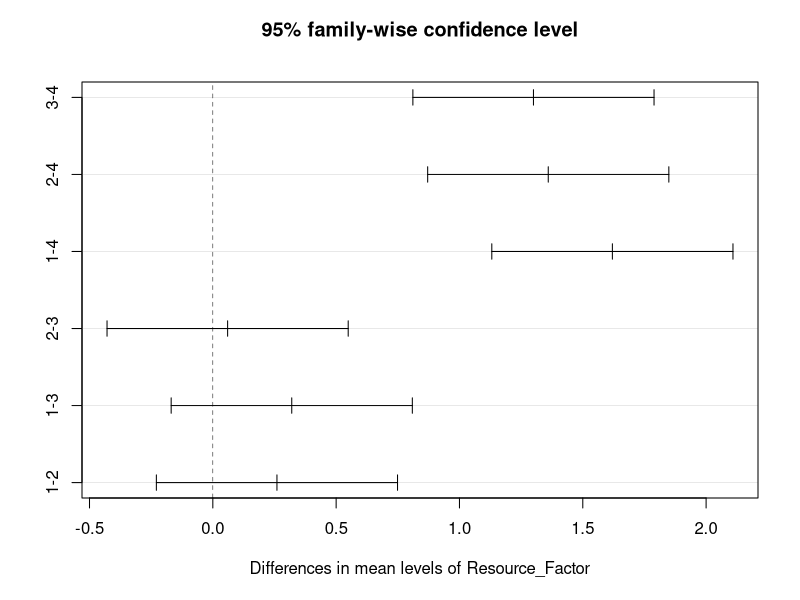
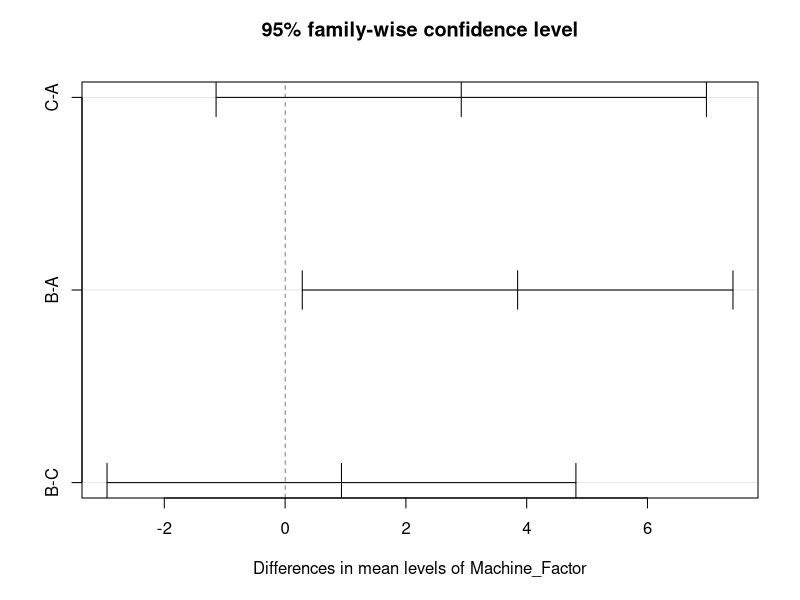
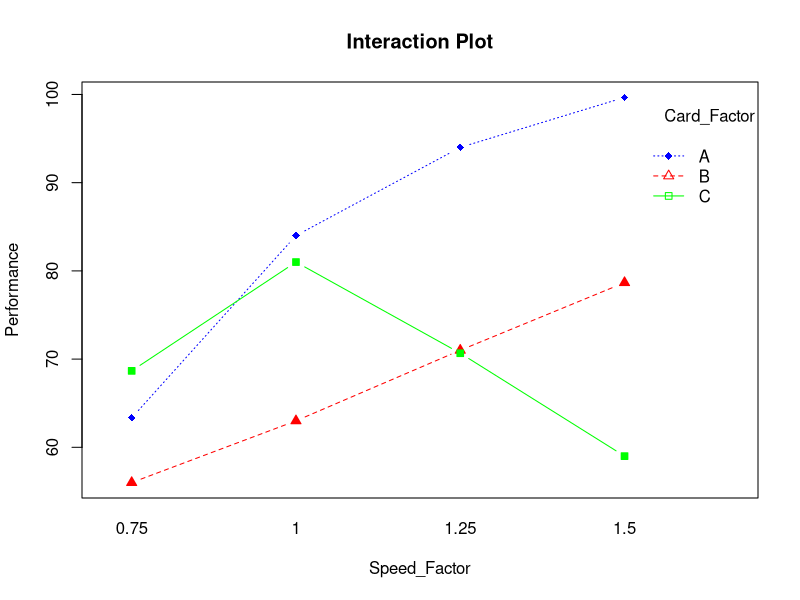
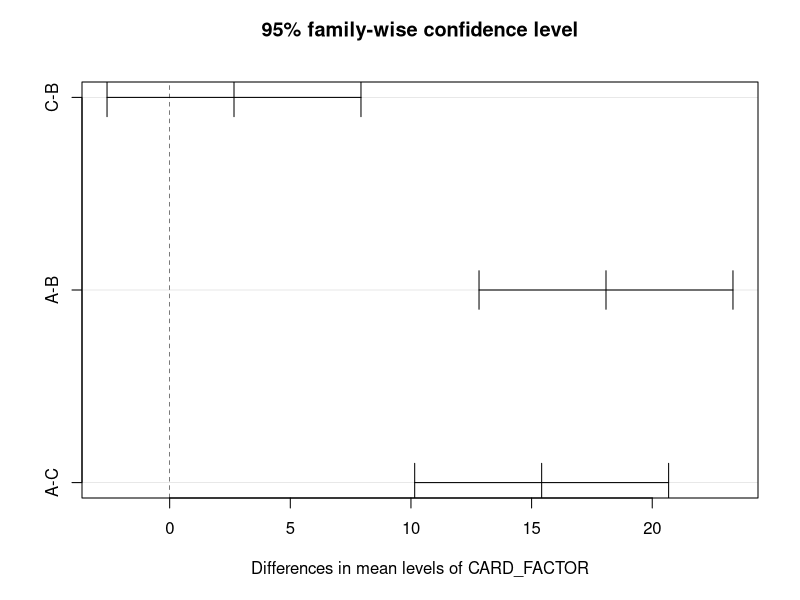
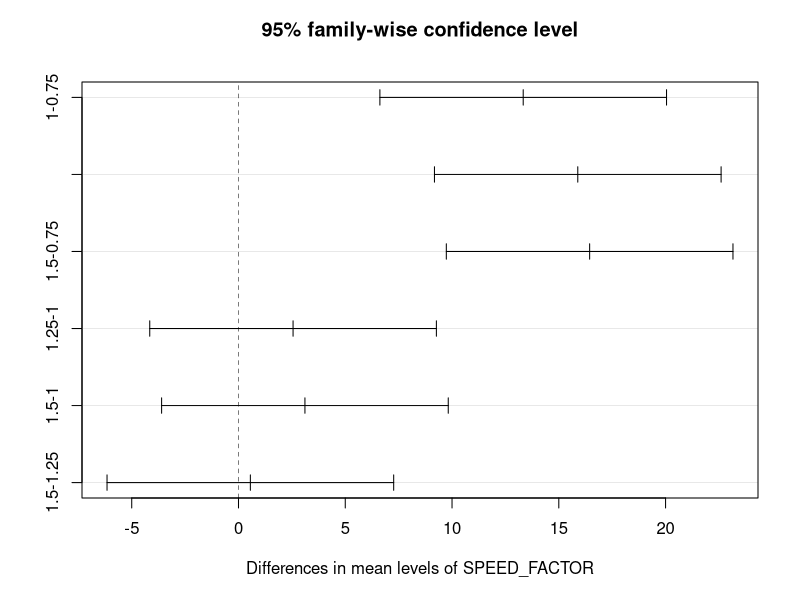
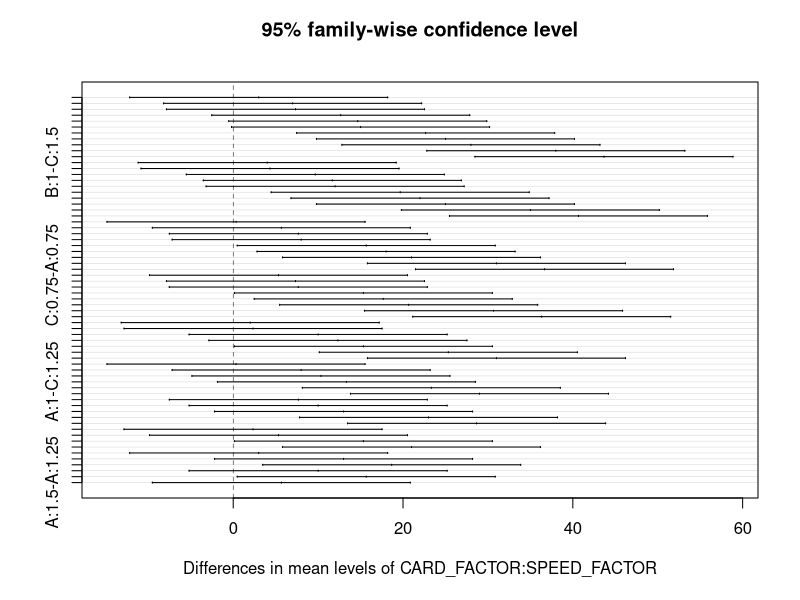
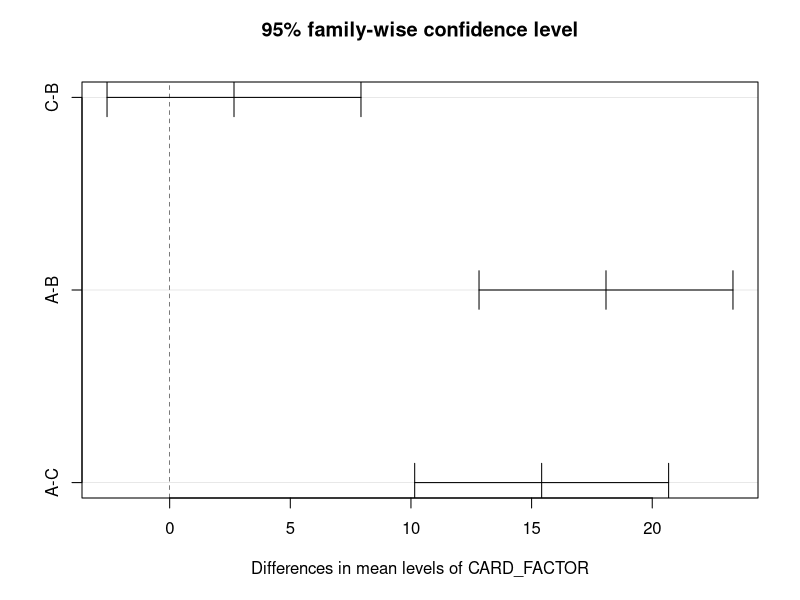
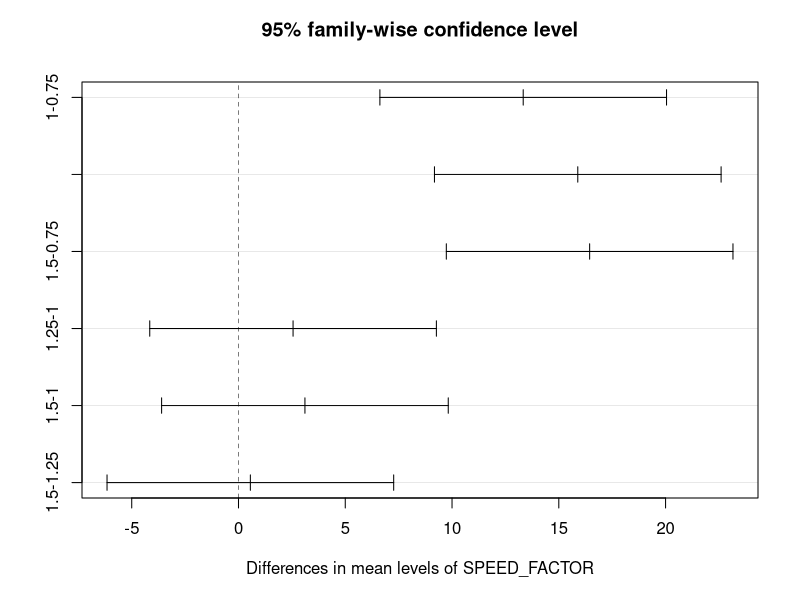

The R source for these figures, in order:
# Unit5. ANOVA
#Exercise about price and resources
# Load the data in Unit5_Resources.csv
data_ressources = read.csv2("Unit5_Resources.csv", header = T)
Resource = data_ressources$Resource
Price = data_ressources$Price

#Treat Resource as a factor
Resource_Factor <- as.factor(Resource)
#Table of means
aggregate(Price~Resource_Factor, FUN="mean")
#get the ANOVA table
anova_resources <- aov(lm(Price~Resource_Factor))
summary(anova_resources)
#p-value = 2.33e-7
#Factor "Resource" significantly affects "Price"

#Which levels of the factor have different means?
#The TukeyHSD intervals gives CI for the differences 
#of means of different levels of factor
require(graphics)
plot(TukeyHSD(anova_resources,
              "Resource_Factor",
              ordered = TRUE))
#If the CI for the difference does not include 0, these two means 
#are significantly different.



#Exercise about CO2
# Load the data in Unit5_Resources.csv
data_CO2 <- read.csv2("Unit5_CO2.csv", header=T)
Machine <- data_CO2$Machine
CO2<- data_CO2$CO2
Machine_Factor <- as.factor(Machine)
summary(aov(lm(CO2~Machine_Factor)))
require(graphics)
plot(TukeyHSD(aov(lm(CO2~Machine_Factor)),
              "Machine_Factor",
              ordered=TRUE))




#Exercise about Computers
data_computers <- read.csv2("Unit5_Computers.csv", header=T)

CARD <- data_computers$CARD
SPEED<-data_computers$SPEED
Performance <- data_computers$Performance

CARD_FACTOR <- as.factor(CARD)
SPEED_FACTOR <- as.factor(SPEED)

anova_two_factors <- aov(lm(Performance~CARD_FACTOR*SPEED_FACTOR))
summary(anova_two_factors)


#The two factors and the interaction are significant
#Now let's try to show the means plot
#Table of means
aggregate(Performance~CARD_FACTOR+SPEED_FACTOR, FUN="mean")
#Interaction plot: performance as a function of speed, for each value of card
interaction.plot(SPEED_FACTOR, CARD_FACTOR,  Performance,
                 xlab="Speed_Factor", 
                 ylab="Performance",
                 trace.label = "Card_Factor", 
                 main="Interaction Plot",
                 col = c("blue","red","green"), bg=c("blue","red","green"), 
                 pch=c(18,24,22), type="b"
)

help("interaction.plot")

#The TukeyHSD intervals are useless because you cannot see anything there
plot(TukeyHSD(anova_two_factors,ordered=TRUE))
#If you find these intervals with only one factor the graph will be more clear
plot(TukeyHSD(anova_two_factors,"CARD_FACTOR",ordered=TRUE))
plot(TukeyHSD(anova_two_factors,"SPEED_FACTOR",ordered=TRUE))
#Thanks to these intervals you can see which levels of each factor are different



#Exercise about resistance
data_resistance<-read.csv2("Unit5_Resistance.csv", header=T)
A <- data_resistance$A
B <- data_resistance$B
Resistance <- data_resistance$Resistance
A_FACTOR <- as.factor(A)
B_FACTOR <- as.factor(B)

anova_two_factors <- aov(lm(Resistance~A_FACTOR*B_FACTOR))

summary(anova_two_factors)
#Factor A is significan. Let's show the TukeyHSD intervals
plot(TukeyHSD(anova_two_factors,"A_FACTOR",ordered=TRUE))
#Factor B is significan. Let's show the TukeyHSD intervals
plot(TukeyHSD(anova_two_factors,"B_FACTOR",ordered=TRUE))
#Thanks to these intervals you can see which levels of each factor are different. In this case, all!

#Apparently there is no significant interaction.
#Now let's try to show the means plot. We'll see that lines are more or less parallel

#Table of means
interaction.plot(A_FACTOR, B_FACTOR,  Resistance,
                 xlab="Factor A", 
                 ylab="Resistance",
                 trace.label = "Factor B", 
                 main="Interaction Plot",
                 col = c("blue","red","green"), bg=c("blue","red","green"), pch=c(18,24,22), type="b"
)






steel_tension = read.csv2("steel_tension.csv", header = T)
Material = steel_tension$Material
Process = steel_tension$Process
UTS = steel_tension$UTS
Material_Factor <- as.factor(Material)
Process_Factor = as.factor(Process)
aggregate(UTS~Material_Factor, FUN="mean")
#get the ANOVA table
anova_material <- aov(lm(UTS~Material_Factor))
summary(anova_material)

aggregate(UTS~Process_Factor, FUN="mean")
#get the ANOVA table
anova_Process <- aov(lm(UTS~Process_Factor))
summary(anova_Process)

anova_two_factors <- aov(lm(UTS ~ Material_Factor * Process_Factor))
print(summary(anova_two_factors))

interaction.plot(Material_Factor, Process_Factor,  UTS,
                 xlab="Material_Factor", 
                 ylab="UTS",
                 trace.label = "Process_Factor", 
                 main="Interaction Plot",
                 col = c("blue","red","green"), bg=c("blue","red","green"), 
                 pch=c(18,24,22), type="b"
)